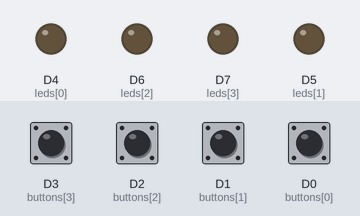
Recording of a sketch running on a simulated ESP8266 (NodeMCU). On the bench: output pins drawn as LEDs (lit = HIGH). Dashed ring = blinking. The inputs (shaded band) are chosen by the test bench; at power-on: D0 (buttons[0]), D1 (buttons[1]), D2 (buttons[2]), D3 (buttons[3]) HIGH. Random numbers use the default seed unless the sketch sets one; EEPROM starts erased.

Above: at 1.6 s.
1.7 s: D3 (buttons[3]) pulled LOW for 0.15 s
At 4.43 s:
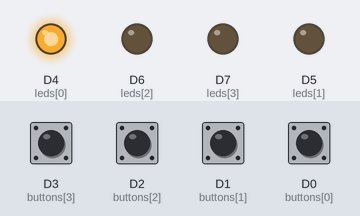
4.7 s: D0 (buttons[0]) pulled LOW for 0.15 s
At 5.15 s:
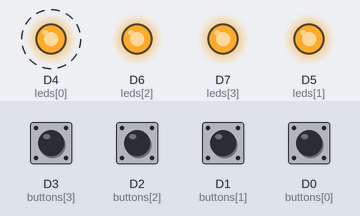
7.8 s: D3 (buttons[3]) pulled LOW for 1 s
At 8.93 s:
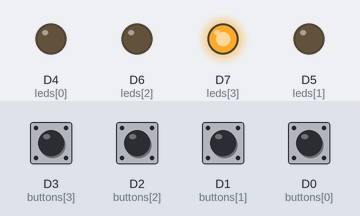
11.3 s: D2 (buttons[2]) pulled LOW for 1 s
At 12.43 s:
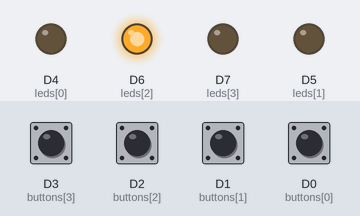
Timing chart, 0 to 15.4 s (numbered marks = the images above; inputs shaded):
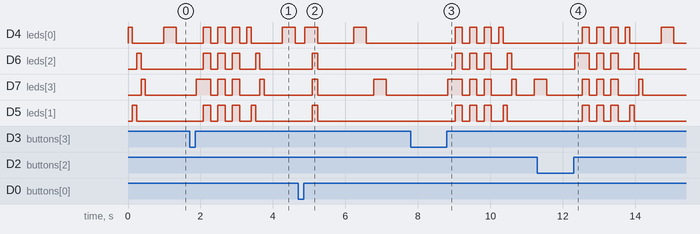

Measured:
- after the input at 1.7 s, D4 (leds[0]): goes 3 × (HIGH 0.20 s, LOW 0.20 s), HIGH 0.12 s, LOW 0.86 s, HIGH 0.35 s, then LOW, starting after 0.38 s; D6 (leds[2]): LOW → HIGH after 0.38 s, → LOW 0.20 s later, → HIGH 0.20 s later, → LOW 0.20 s later, … (8 changes in this stretch)
- after the input at 4.7 s, D4 (leds[0]): alternates HIGH for 0.35 s and LOW for 1.0 s, starting after 0.18 s; D6 (leds[2]), D5 (leds[1]): LOW → HIGH after 0.38 s, → LOW 0.15 s later; D7 (leds[3]): LOW → HIGH after 0.38 s, → LOW 0.15 s later, → HIGH 1.6 s later, → LOW 0.35 s later
- after the input at 7.8 s, D4 (leds[0]): goes 3 × (HIGH 0.20 s, LOW 0.20 s), HIGH 0.12 s, then LOW, starting after 1.2 s; D6 (leds[2]): LOW → HIGH after 1.2 s, → LOW 0.20 s later, → HIGH 0.20 s later, → LOW 0.20 s later, … (8 changes in this stretch)
- after the input at 11.3 s, D4 (leds[0]): goes 3 × (HIGH 0.20 s, LOW 0.20 s), HIGH 0.12 s, LOW 0.86 s, HIGH 0.35 s, then LOW, starting after 1.2 s; D6 (leds[2]): LOW → HIGH after 1.0 s, → LOW 0.40 s later, → HIGH 0.20 s later, → LOW 0.20 s later, … (8 changes in this stretch)

The sketch:

catfinder_code_final.ino
```cpp
#include <EEPROM.h>

// The code for Haris Kadayan's Catfinder project, created for Hack Club's Stasis Program. :)
// Two modes, Simon Says and button press = LED lights, switch between modes by pressing all buttons for 5 seconds.

int buttons[] = { D0, D1, D2, D3 };
int leds[] = { D4, D5, D6, D7 };

int sequence[50];
int level = 1;

bool testMode = false;
unsigned long allPressedStart = 0;
bool alreadySwitched = false;

int saveAddress = 0;

void setup() {
  EEPROM.begin(16);

  for (int i = 0; i < 4; i++) {
    pinMode(buttons[i], INPUT_PULLUP);
    pinMode(leds[i], OUTPUT);
  }

  int savedMode = EEPROM.read(saveAddress);
  testMode = savedMode == 1;

  randomSeed(analogRead(A0));

  if (!testMode) {
    newGame();
  }
}

void loop() {
  checkModeSwitch();

  if (testMode) {
    buttonLedMode();
  } else {
    simonMode();
  }
}

void checkModeSwitch() {
  bool allPressed =
    digitalRead(buttons[0]) == LOW &&
    digitalRead(buttons[1]) == LOW &&
    digitalRead(buttons[2]) == LOW &&
    digitalRead(buttons[3]) == LOW;

  if (allPressed) {
    if (allPressedStart == 0) {
      allPressedStart = millis();
    }

    if (millis() - allPressedStart >= 5000 && !alreadySwitched) {
      testMode = !testMode;
      alreadySwitched = true;

      EEPROM.write(saveAddress, testMode ? 1 : 0);
      EEPROM.commit();

      modeFlash();

      if (!testMode) {
        newGame();
      }
    }
  } else {
    allPressedStart = 0;
    alreadySwitched = false;
  }
}

void buttonLedMode() {
  for (int i = 0; i < 4; i++) {
    digitalWrite(leds[i], digitalRead(buttons[i]) == LOW ? HIGH : LOW);
  }
}

void simonMode() {
  showSequence();

  for (int i = 0; i < level; i++) {
    int pressed = waitForButton();

    flashLed(pressed, 200);

    if (pressed != sequence[i]) {
      loseAnimation();
      newGame();
      return;
    }
  }

  winStepAnimation();

  level++;

  if (level > 50) {
    level = 50;
  }

  sequence[level - 1] = random(0, 4);

  delay(500);
}

void newGame() {
  level = 1;

  for (int i = 0; i < 50; i++) {
    sequence[i] = random(0, 4);
  }

  startAnimation();
}

void showSequence() {
  delay(500);

  for (int i = 0; i < level; i++) {
    flashLed(sequence[i], 350);
    delay(200);
  }
}

int waitForButton() {
  while (true) {
    checkModeSwitch();

    for (int i = 0; i < 4; i++) {
      if (digitalRead(buttons[i]) == LOW) {
        delay(30);

        while (digitalRead(buttons[i]) == LOW) {
          checkModeSwitch();
        }

        delay(30);
        return i;
      }
    }
  }
}

void flashLed(int ledNumber, int timeOn) {
  digitalWrite(leds[ledNumber], HIGH);
  delay(timeOn);
  digitalWrite(leds[ledNumber], LOW);
}

void startAnimation() {
  for (int i = 0; i < 4; i++) {
    digitalWrite(leds[i], HIGH);
    delay(120);
    digitalWrite(leds[i], LOW);
  }
}

void winStepAnimation() {
  for (int i = 0; i < 4; i++) {
    digitalWrite(leds[i], HIGH);
  }

  delay(150);

  for (int i = 0; i < 4; i++) {
    digitalWrite(leds[i], LOW);
  }
}

void loseAnimation() {
  for (int j = 0; j < 3; j++) {
    for (int i = 0; i < 4; i++) {
      digitalWrite(leds[i], HIGH);
    }

    delay(200);

    for (int i = 0; i < 4; i++) {
      digitalWrite(leds[i], LOW);
    }

    delay(200);
  }
}

void modeFlash() {
  for (int j = 0; j < 2; j++) {
    for (int i = 0; i < 4; i++) {
      digitalWrite(leds[i], HIGH);
    }

    delay(150);

    for (int i = 0; i < 4; i++) {
      digitalWrite(leds[i], LOW);
    }

    delay(150);
  }
}
```
